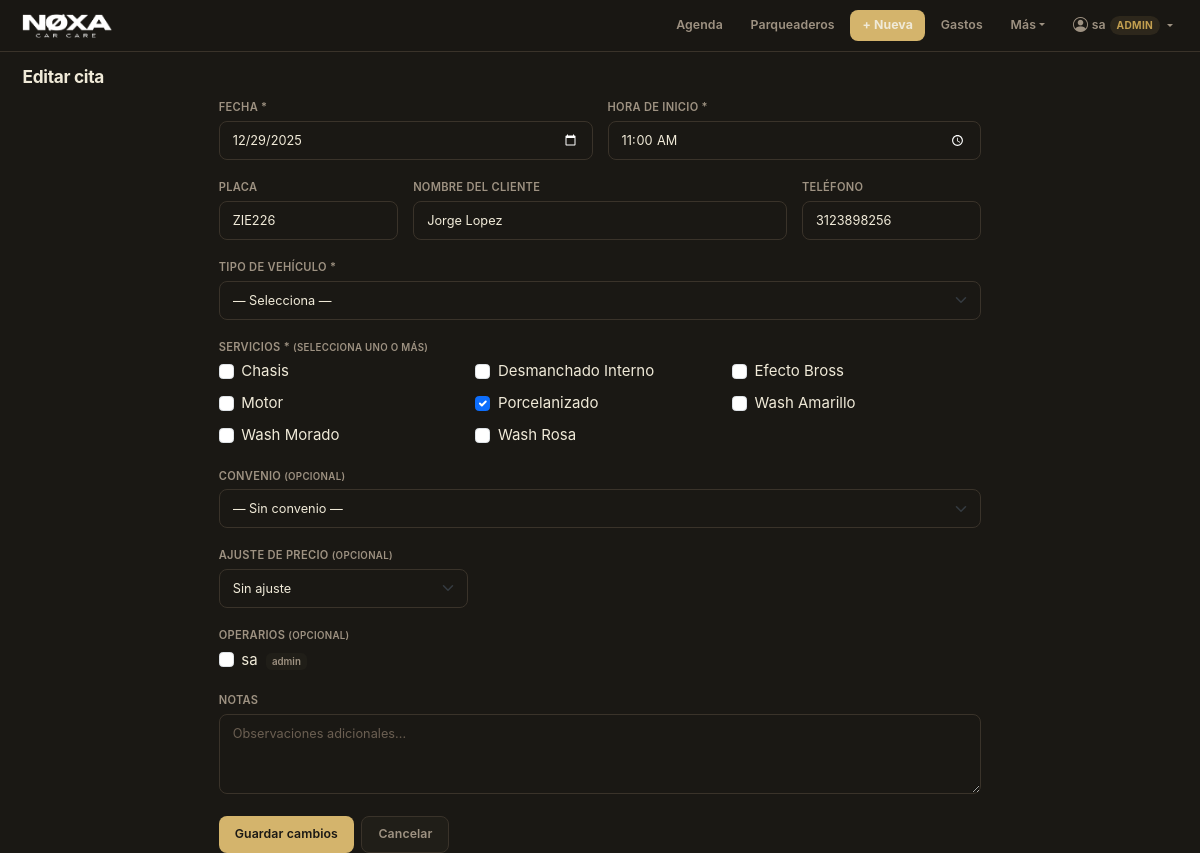
The app's page /appointment/1/edit (signed in) with its own data.
### app.py (models this page shows, shortened)
class User(db.Model):
    __tablename__ = "users"
    id           = db.Column(db.Integer, primary_key=True)
    username     = db.Column(db.String(80), nullable=False, unique=True)
    password_hash= db.Column(db.String(256), nullable=False)
    role         = db.Column(db.String(20), nullable=False, default="operario")
    is_active    = db.Column(db.Boolean, default=True)
    created_at   = db.Column(db.DateTime, nullable=False, default=datetime.utcnow)
    must_change_password = db.Column(db.Boolean, default=False)

class Appointment(db.Model):
    __tablename__ = "appointments"
    id = db.Column(db.Integer, primary_key=True)
    customer_name = db.Column(db.String(120), nullable=True)
    plate = db.Column(db.String(20), nullable=True)
    phone = db.Column(db.String(20))
    services = db.Column(db.String(255), nullable=False)  # "Wash Morado, Motor"
    start_datetime = db.Column(db.DateTime, nullable=False)
    end_datetime = db.Column(db.DateTime, nullable=False)
    notes = db.Column(db.Text, nullable=True)
    vehicle_type_id = db.Column(
        db.Integer,
        db.ForeignKey("vehicle_types.id"),
        nullable=True
    )
    agreement_id = db.Column(
        db.Integer,
        db.ForeignKey("agreements.id"),
        nullable=True
    )
    booking_adjustment_type  = db.Column(db.String(20), nullable=True)
    booking_adjustment_mode  = db.Column(db.String(20), nullable=True)
    booking_adjustment_value = db.Column(db.Integer,    nullable=True)
    agreement = db.relationship("Agreement")
    vehicle_type = db.relationship("VehicleType")
    status = db.Column(db.String(20), nullable=False, default="scheduled")
    work_status         = db.Column(db.String(20), nullable=False, default="pending")
    work_started_at     = db.Column(db.DateTime, nullable=True)
    work_paused_at      = db.Column(db.DateTime, nullable=True)
    work_ended_at       = db.Column(db.DateTime, nullable=True)
    total_pause_seconds = db.Column(db.Integer, nullable=False, default=0)
    operator_assignments = db.relationship(
        "AppointmentOperator", cascade="all, delete-orphan", lazy="joined"
    )

class Service(db.Model):
    __tablename__ = "services"
    id = db.Column(db.Integer, primary_key=True)
    name = db.Column(db.String(120), nullable=False, unique=True)
    duration_minutes = db.Column(db.Integer, nullable=False)
    is_active = db.Column(db.Boolean, default=True)

### app.py (the view, shortened to what this page needs)
@app.route("/appointment/<int:appointment_id>/edit", methods=["GET", "POST"])
def edit_appointment(appointment_id):
    appointment = Appointment.query.get_or_404(appointment_id)
    services = Service.query.filter_by(is_active=True).order_by(Service.name).all()
    vehicle_types = VehicleType.query.filter_by(is_active=True).order_by(VehicleType.name).all()
    agreements = Agreement.query.filter_by(is_active=True).order_by(Agreement.name).all()
    operators_list = User.query.filter(
        User.is_active == True,
        User.role.in_(["operario", "lider", "admin"])
    ).order_by(User.username).all()
    return render_template(
        "edit_appointment.html",
        appointment=appointment,
        services=services,
        vehicle_types=vehicle_types,
        agreements=agreements,
        operators_list=operators_list,
        mode="edit",
        today=appointment.start_datetime.date().isoformat()
    )

### app.py (called while the page is built)
@app.before_request
def require_login():
    endpoint = request.endpoint
    if endpoint in PUBLIC_ENDPOINTS:
        return
    user_id = session.get("user_id")
    if not user_id:
        return redirect(url_for("login", next=request.path))
    user = User.query.get(user_id)
    if not user or not user.is_active:
        session.clear()
        return redirect(url_for("login"))
    g.current_user = user
    if bool(user.must_change_password) and endpoint not in CHANGE_PWD_ENDPOINTS:
        flash("Debes cambiar tu contraseña antes de continuar.", "warning")
        return redirect(url_for("change_password"))
    if user.role == "operario" and endpoint not in OPERARIO_ENDPOINTS:
        flash("No tienes permiso para acceder a esa sección.", "danger")
        return redirect(url_for("calendar_view"))

@app.context_processor
def inject_user():
    return {"current_user": getattr(g, "current_user", None)}

### templates/edit_appointment.html
{% extends "base.html" %}
{% block content %}
<h2>Editar cita</h2>
{% include "appointment_form.html" %}
{% endblock %}

### templates/base.html (shortened to what this page needs)
<!doctype html>
<html lang="es">
<head>
  <link href="https://cdn.jsdelivr.net/npm/bootstrap@5.3.3/dist/css/bootstrap.min.css" rel="stylesheet">
  <link href="https://cdn.jsdelivr.net/npm/bootstrap-icons@1.11.3/font/bootstrap-icons.min.css" rel="stylesheet">
</head>
<body>
<nav class="navbar navbar-expand-lg mb-0"
     style="background:rgba(26,24,20,0.95);backdrop-filter:blur(20px);-webkit-backdrop-filter:blur(20px);border-bottom:1px solid var(--border);">
  <div class="container-fluid px-3">
    <a class="navbar-brand" href="{{ url_for('calendar_view') }}" style="padding:0;">
      <img src="{{ url_for('static', filename='img/logotipo.png') }}" alt="Agenda Detailing" class="navbar-logo"
        onerror="this.style.display='none';this.insertAdjacentHTML('afterend','<span class=\'navbar-brand-text\'>Agenda</span>');">
    </a>
    <div class="collapse navbar-collapse justify-content-end" id="navbarContent">
      <div class="d-flex flex-column flex-lg-row align-items-lg-center gap-1 py-2 py-lg-0">
        <a class="nav-link-custom" href="{{ url_for('calendar_view') }}">Agenda</a>
        <a class="nav-link-custom" href="{{ url_for('parking_list') }}">Parqueaderos</a>
        <a class="nav-link-custom nav-link-accent" href="{{ url_for('new_appointment') }}">+ Nueva</a>
        <a class="nav-link-custom" href="{{ url_for('expenses_new') }}">Gastos</a>
        <div class="dropdown">
          <button class="nav-link-custom border-0 bg-transparent dropdown-toggle"
                  type="button" data-bs-toggle="dropdown" aria-expanded="false">Más</button>
        </div>
        {% if current_user %}
        <div class="dropdown">
          <button class="nav-link-custom border-0 bg-transparent dropdown-toggle d-flex align-items-center gap-1"
                  type="button" data-bs-toggle="dropdown" aria-expanded="false">
            <i class="bi bi-person-circle" style="font-size:1rem;"></i>
            <span>{{ current_user.username }}</span>
            <span style="font-size:0.68rem;padding:2px 7px;border-radius:20px;background:var(--accent-bg);color:var(--accent-dk);font-weight:700;text-transform:uppercase;letter-spacing:0.3px;">{{ current_user.role }}</span>
          </button>
        </div>
        {% endif %}
      </div>
    </div>
  </div>
</nav>
<div class="container-fluid px-3 px-lg-4 pt-3">
  {% block content %}{% endblock %}
</div>
</body>
</html>

### templates/appointment_form.html (shortened to what this page needs)
{% set is_edit = (mode is defined and mode == "edit") %}
<div class="row justify-content-center">
  <div class="col-lg-8">
    <form method="POST"
          action="{{ url_for('edit_appointment', appointment_id=appointment.id) if is_edit else url_for('new_appointment') }}">
      <div class="row g-3 mb-3">
        <div class="col-sm-6">
          <label class="form-label">Fecha *</label>
          <input type="date"
                 name="date"
                 class="form-control bg-dark text-light border-secondary"
                 value="{{ today }}"
                 required>
        </div>
        <div class="col-sm-6">
          <label class="form-label">Hora de inicio *</label>
          <input type="time"
                 name="start_time"
                 class="form-control bg-dark text-light border-secondary"
                 value="{{ appointment.start_datetime.strftime('%H:%M') if is_edit else '' }}"
                 required>
        </div>
      </div>
      <div class="row g-3 mb-3">
        <div class="col-sm-3">
          <label class="form-label">Placa</label>
          <input type="text"
                 name="plate"
                 id="plate"
                 class="form-control bg-dark text-light border-secondary"
                 placeholder="Ej: ABC123"
                 value="{{ appointment.plate or '' if is_edit else '' }}"
                 autocomplete="off"
                 list="platesSuggestions"
                 style="text-transform: uppercase;">
        </div>
        <div class="col-sm-6">
          <label class="form-label">Nombre del cliente</label>
          <input type="text"
                 name="customer_name"
                 id="customer_name"
                 class="form-control bg-dark text-light border-secondary"
                 placeholder="Nombre completo"
                 value="{{ appointment.customer_name or '' if is_edit else '' }}"
                 autocomplete="off"
                 list="namesSuggestions">
        </div>
        <div class="col-sm-3">
          <label class="form-label">Teléfono</label>
          <input type="text"
                 name="phone"
                 id="phone"
                 class="form-control bg-dark text-light border-secondary"
                 placeholder="Ej: 3001234567"
                 value="{{ appointment.phone or '' if is_edit else '' }}">
        </div>
      </div>
      <div class="mb-3">
        <label class="form-label">Tipo de vehículo *</label>
        <select name="vehicle_type_id"
                id="vehicle_type_id"
                class="form-select bg-dark text-light border-secondary"
                required>
          <option value="">— Selecciona —</option>
        </select>
      </div>
      <div class="mb-3">
        <label class="form-label">Servicios * <small class="text-secondary">(selecciona uno o más)</small></label>
        <div class="row g-2">
          {% set selected_services = appointment.services.split(', ') if is_edit else [] %}
          {% for svc in services %}
            <div class="col-sm-4 col-6">
              <div class="form-check">
                <input class="form-check-input service-checkbox"
                       type="checkbox"
                       name="service_ids"
                       id="svc_{{ svc.id }}"
                       value="{{ svc.id }}"
                       {% if is_edit and svc.name in selected_services %}checked{% endif %}>
                <label class="form-check-label" for="svc_{{ svc.id }}">
                  {{ svc.name }}
                </label>
              </div>
            </div>
          {% endfor %}
        </div>
      </div>
      <div class="mb-3">
        <label class="form-label">Convenio <small class="text-secondary">(opcional)</small></label>
        <select name="agreement_id"
                id="agreement_id"
                class="form-select bg-dark text-light border-secondary"
                onchange="toggleNewAgreementForm()">
          <option value="">— Sin convenio —</option>
        </select>
      </div>
      <div class="mb-3">
        <label class="form-label">Ajuste de precio <small class="text-secondary">(opcional)</small></label>
        <div class="row g-2">
          <div class="col-sm-4">
            <select name="booking_adjustment_type"
                    id="booking_adjustment_type"
                    class="form-select bg-dark text-light border-secondary">
              <option value="">Sin ajuste</option>
            </select>
          </div>
        </div>
      </div>
      {% if operators_list %}
      <div class="mb-3">
        <label class="form-label">Operarios <small class="text-secondary">(opcional)</small></label>
        <div class="row g-2">
          {% set assigned_ids = appointment.operator_assignments | map(attribute='user_id') | list if is_edit else [] %}
          {% for op in operators_list %}
            <div class="col-sm-4 col-6">
              <div class="form-check">
                <input class="form-check-input"
                       type="checkbox"
                       name="operator_ids"
                       id="op_{{ op.id }}"
                       value="{{ op.id }}"
                       {% if op.id in assigned_ids %}checked{% endif %}>
                <label class="form-check-label" for="op_{{ op.id }}">
                  {{ op.username }}
                  <span class="badge bg-secondary ms-1" style="font-size:0.65rem;">{{ op.role }}</span>
                </label>
              </div>
            </div>
          {% endfor %}
        </div>
      </div>
      {% endif %}
      <div class="mb-4">
        <label class="form-label">Notas</label>
        <textarea name="notes"
                  class="form-control bg-dark text-light border-secondary"
                  rows="2"
                  placeholder="Observaciones adicionales...">{{ appointment.notes or '' if is_edit else '' }}</textarea>
      </div>
      <div class="d-flex gap-2">
        <button type="submit" class="btn btn-primary">
          {{ "Guardar cambios" if is_edit else "Crear cita" }}
        </button>
        <a href="{{ url_for('calendar_view') }}" class="btn btn-outline-secondary">
          Cancelar
        </a>
      </div>
    </form>
  </div>
</div>

### templates/base.html (style rules this page uses)
:root { color-scheme: dark; --bg: #1a1814; --bg2: #201e18; --surface: #252118; --surface2: #2e2a20; --border: #3a332a; --border2: rgba(212,180,108,0.25); --text: #f0ead8; --text2: #9e9282; --text3: #6b5f52; --accent: #d4b46c; --accent-dk: #c4a050; --accent-bg: rgba(212,180,108,0.10); --ink: #f0ead8; --radius: 12px; --radius-sm: 8px; --shadow: 0 1px 3px rgba(0,0,0,0.4), 0 4px 12px rgba(0,0,0,0.25); --shadow-sm: 0 1px 2px rgba(0,0,0,0.3); }
*, *::before, *::after { box-sizing: border-box; }
html, body { margin: 0; padding: 0; background-color: var(--bg) !important; color: var(--text); font-family: -apple-system, BlinkMacSystemFont, "Segoe UI", sans-serif; -webkit-font-smoothing: antialiased; font-size: 15px; }
.container-fluid, .container { background: transparent !important; }
h1, h2, h3, h4, h5, h6 { color: var(--text); font-weight: 700; letter-spacing: -0.3px; }
h2 { font-size: 1.15rem; }
p, span, td, li { color: var(--text2); }
.navbar-logo { height: 36px; width: auto; display: block; }
.nav-link-custom { color: var(--text2); text-decoration: none; font-size: 0.82rem; font-weight: 600; padding: 6px 12px; border-radius: var(--radius-sm); transition: color 0.15s, background 0.15s; letter-spacing: 0.1px; cursor: pointer; white-space: nowrap; }
.nav-link-accent { color: var(--ink) !important; background: var(--accent) !important; font-weight: 700; }
.btn { font-size: 0.82rem !important; font-weight: 600 !important; border-radius: var(--radius-sm) !important; padding: 8px 16px !important; transition: all 0.15s !important; box-shadow: none !important; letter-spacing: 0.1px; border: none !important; }
.btn-primary { background: var(--accent) !important; color: #1a1814 !important; }
.btn-secondary, .btn-outline-secondary { background: var(--bg2) !important; border: 1px solid var(--border) !important; color: var(--text2) !important; }
.form-control, .form-select { background-color: var(--surface) !important; border: 1.5px solid var(--border) !important; color: var(--text) !important; border-radius: var(--radius-sm) !important; box-shadow: none !important; font-size: 0.85rem !important; padding: 9px 13px !important; transition: border-color 0.15s !important; }
.form-control::placeholder { color: var(--text3) !important; }
textarea.form-control { resize: vertical; min-height: 80px; }
input[type="date"], input[type="time"] { color-scheme: dark; }
.form-label { color: var(--text2) !important; font-size: 0.74rem !important; font-weight: 600 !important; margin-bottom: 5px !important; letter-spacing: 0.3px; text-transform: uppercase; }
.border, .border-secondary { border-color: var(--border) !important; }
.bg-dark { background-color: var(--bg) !important; }
.badge.bg-secondary { background: var(--bg2) !important; color: var(--text2) !important; font-weight: 600; }
.text-secondary { color: var(--text2) !important; }
nav.navbar { position: relative; z-index: 1040; }

### records on screen
User: username "sa", role "ADMIN", role "admin"
Appointment: start_time "11:00", plate "ZIE226", customer_name "Jorge Lopez", phone "3123898256"
Service: name "Chasis"
Service: name "Desmanchado Interno"
Service: name "Efecto Bross"
Service: name "Motor"
Service: name "☑", name "Porcelanizado"
Service: name "Wash Amarillo"
Service: name "Wash Morado"
Service: name "Wash Rosa"

### other values on screen
{{ "Guardar cambios" if is_edit else "Crear cita" }} "Guardar cambios"
